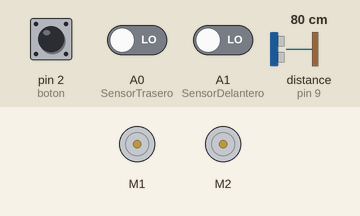
This sketch was run on a simulated Arduino Uno, built with avr-gcc and run on an emulated ATmega328P. On the bench: 2 × DC motor (green arrow = forward, orange = backward, longer = faster). Inputs (shaded band) come from the test bench; at power-on: pin 2 (boton) LOW, A0 (SensorTrasero) LOW, A1 (SensorDelantero) LOW, distance to the obstacle (sensor on pin 9) 80 cm. The echo pulse lasts 58.3 µs per cm.

Above: at 0.8 s.
0.9 s: pin 2 (boton) pulled HIGH for 0.15 s
4.0 s: A0 (SensorTrasero) driven HIGH
At 6.7 s:
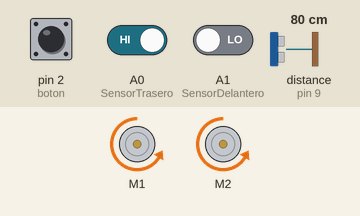
7.0 s: A1 (SensorDelantero) driven HIGH
At 8.4 s:
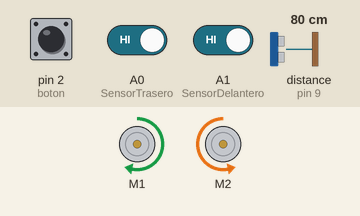
9.4 s: distance to the obstacle (sensor on pin 9) set to 23 cm
10.9 s: distance to the obstacle (sensor on pin 9) set to 19 cm
At 11.2 s:
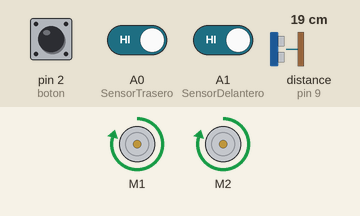
12.4 s: A0 (SensorTrasero) driven LOW
At 13.3 s:
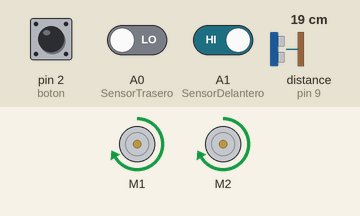
Timing chart, 0 to 14.9 s (numbered marks = the images above; inputs shaded):
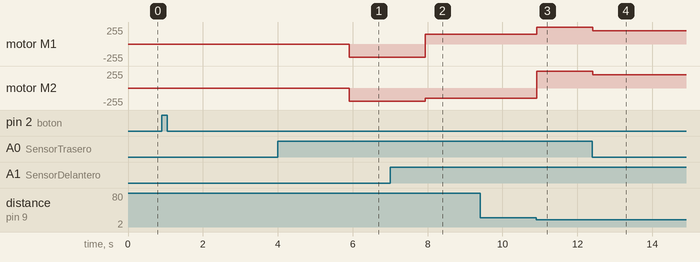

The sketch:

Robot-Sumo.ino
```cpp
#include <AFMotor.h>
//Pines arduino a utilizar
AF_DCMotor MotorIz(1);
AF_DCMotor MotorDer(2);
#define boton 2
#define SensorDelantero A1
#define SensorTrasero A0
#define Trigger 10
#define Echo 9
// Constantes
int LecturaDelantero = 0;
int LecturaTrasero = 0;
int VelocidadSalRing = 200;
int VelocidadAtaque = 250;
int VelocidadBusqueda = 150;
int TiempoRegresarAlRing = 1000;
int TiempoAtaque = 100;
int Delantero = 0;
int Trasero = 0;

void setup() {
  // put your setup code here, to run once:
    pinMode(boton,INPUT);
    pinMode(SensorDelantero, INPUT);
    pinMode(SensorTrasero, INPUT);
    pinMode(Trigger, OUTPUT); //Pin como salida emite sonido ultrasonico
    pinMode(Echo, INPUT); //Pin como entrada recibe el echo
    MotorIz.setSpeed(VelocidadAtaque);
    MotorDer.setSpeed(VelocidadAtaque);

    Detener();

    //Bloque para indicar que fue presionado el boton inicio de la competencia 5 segundos de seguridad
    while (true)
    {
        int pulsado = digitalRead(boton);
        if(pulsado == HIGH){
            delay(5000); //5 segundos de seguridad
            break;
        }
    }
}

void loop() {

    int Distancia_oponente  = Detecta_Oponente();

    //lECTURA DE LOS SENSORES DE PISO
    LecturaDelantero = digitalRead(SensorDelantero);
    LecturaTrasero = digitalRead(SensorTrasero);

    if(LecturaDelantero == HIGH && LecturaTrasero == HIGH){
        Delantero = 0;
        Trasero = 0;
    }

    if(LecturaDelantero == LOW){
        Delantero = 1;
        Trasero = 0;
    }

    if (LecturaTrasero == LOW)
    {
        Delantero = 0;
        Trasero = 1;
    }

    // Si detecta un oponente
    if(Distancia_oponente <= 20 && Delantero == 0 && Trasero == 0){
        Adelante(VelocidadAtaque, TiempoAtaque);
    }

    // No detectra oponente
    if(Distancia_oponente >= 21 && Delantero == 0 && Trasero == 0){
        //Estrategia si no detecta oponenete
        GiroDerecha(VelocidadBusqueda);
    }

    // DETECTA FINAL DEL RING Sensor Delantero Motores giren hacia atras
    if(Delantero == 1){
        Atras(VelocidadSalRing, TiempoRegresarAlRing);
    }

    // DETECTA FINAL DEL RING Sensor Trasero Motores giren hacia delante
    if (Trasero == 1)
    {
        Adelante(VelocidadSalRing, TiempoRegresarAlRing);
    }

}

// Función que detecta la distancia del oponente y devuelve la distancia
int Detecta_Oponente(){
    int duracion,distancia;
    digitalWrite(Trigger, HIGH); //Genera el pulso de trigger
    delayMicroseconds(10); //Enviamos el pulso durante 10us
    digitalWrite(Trigger, LOW);
    duracion = pulseIn(Echo, HIGH); //Lee el tiempo del ECHO pulsoIn(función para medir los pulsos) pulseIn(pin, value)
    distancia = (duracion/2) / 29; //Calcula la distancia en centimetros
    delay(5);
    return distancia;
}

void Detener(){
    MotorIz.run(RELEASE);
    MotorDer.run(RELEASE);
}

void Adelante(int vel, int tim){
    MotorDer.setSpeed(vel);
    MotorIz.setSpeed(vel);
    MotorIz.run(FORWARD);
    MotorDer.run(FORWARD);
    delay(tim);
}

void Atras(int vel, int tim){
    MotorDer.setSpeed(vel);
    MotorIz.setSpeed(vel);
    MotorIz.run(BACKWARD);
    MotorDer.run(BACKWARD);
    delay(tim); //Retrocede 3 segundo
}

void GiroIzquierda(){
    MotorIz.run(BACKWARD);
    MotorDer.run(FORWARD);
}

void GiroDerecha(int vel){
    MotorDer.setSpeed(vel);
    MotorIz.setSpeed(vel);
    MotorIz.run(FORWARD);
    MotorDer.run(BACKWARD);
}
```

Measured:
- the behaviour switches between 21 and 20 cm on distance to the obstacle (sensor on pin 9) (found by bisection; images 2 and 3)
- after the input at 0.9 s, every drawn part: stays the same
- after the input at 4.0 s, motor M1, motor M2: stopped → backward 200/255 after 1.9 s
- after the input at 7.0 s, motor M1: backward 200/255 → forward 150/255 after 0.93 s; motor M2: backward 200/255 → backward 150/255 after 0.93 s
- after the input at 9.4 s, every drawn part: stays the same
- after the input at 10.9 s, motor M1: forward 150/255 → forward 250/255 at once; motor M2: backward 150/255 → forward 250/255 at once
- after the input at 12.4 s, motor M1, motor M2: forward 250/255 → forward 200/255 at once
